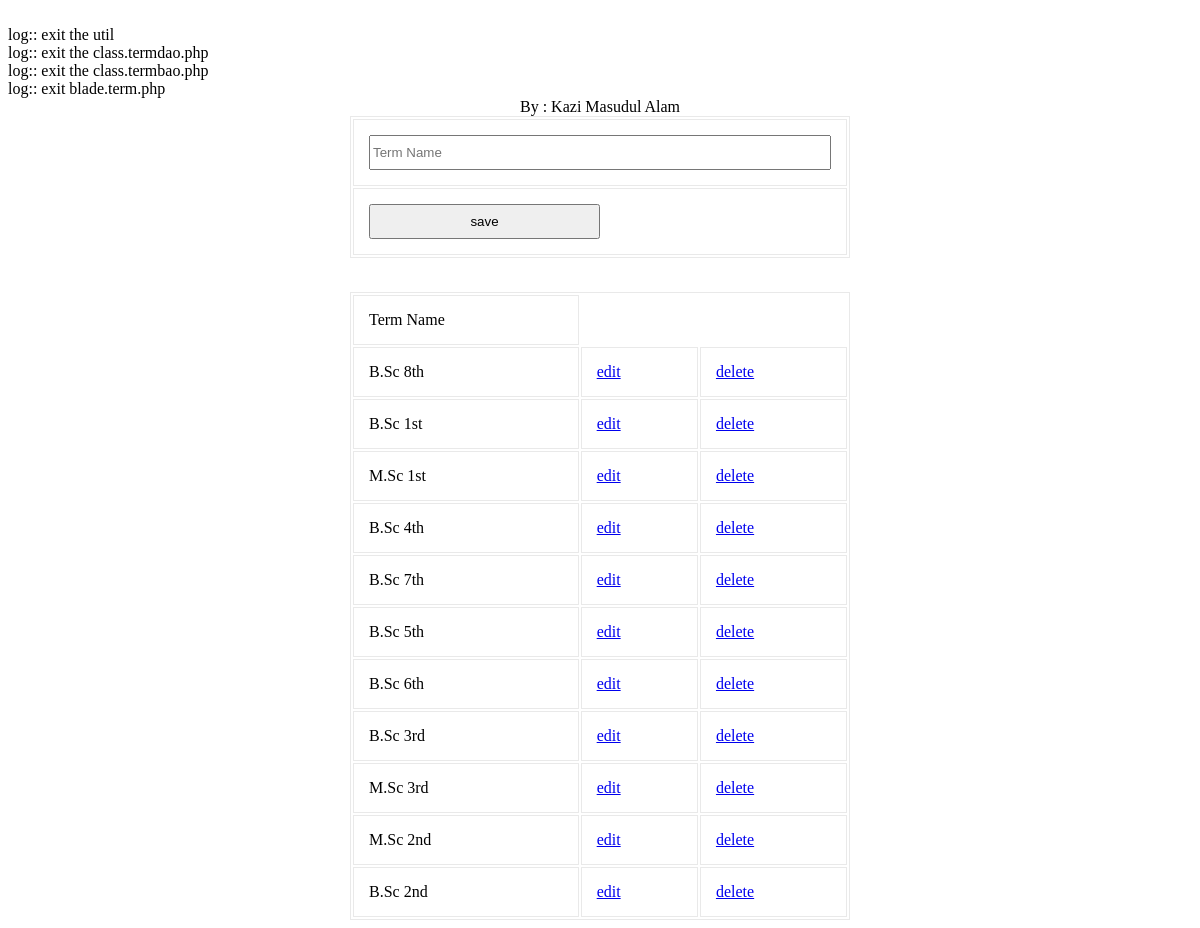
Screenshot of /modules/regs/view.term.php with the database file from the repository.
### tables this page shows
CREATE TABLE `tbl_term` (
  `ID` varchar(40) NOT NULL,
  `Name` varchar(20) NOT NULL
);

### common/class.common.php (called while the page is built, shortened)
<?php
class Result{
    private $_IsSuccess=0;
    private $_ResultObject;
    public function setIsSuccess($IsSuccess){
        $this->_IsSuccess = $IsSuccess;
    }
    public function getIsSuccess(){
        return $this->_IsSuccess;
    }
    public function setResultObject($ResultObject){
        $this->_ResultObject = $ResultObject;
    }
    public function getResultObject(){
        return $this->_ResultObject;
    }
}
class Term{
    private $_ID;
    private $_Name;
    public function setID ( $ID ) {
        $this->_ID = $ID;
    }
    public function getID () {
        return $this->_ID;
    }
    public function setName( $Name ) {
        $this->_Name = $Name;
    }
    public function getName() {
        return $this->_Name;
    }
}
?>

### modules/regs/view.term.php (the view, shortened to what this page needs)
<?php
include_once 'blade/view.term.blade.php';
include_once '/../../common/class.common.php';
?>
<!DOCTYPE html PUBLIC "-//W3C//DTD XHTML 1.0 Transitional//EN" "http://www.w3.org/TR/xhtml1/DTD/xhtml1-transitional.dtd">
<html xmlns="http://www.w3.org/1999/xhtml">
	<head>
		<link rel="stylesheet" href="style.css" type="text/css" />
	</head>
<body>
<center>
	<div id="header">
		<label>By : Kazi Masudul Alam</a></label>
	</div>
	<div id="form">
		<form method="post">
			<table width="100%" border="1" cellpadding="15">
				<tr>
					<td><input type="text" name="txtName" placeholder="Term Name" value="<?php
					if(isset($_GET['edit'])) echo $getROW->getName();  ?>" /></td>
				</tr>
				<tr>
					<td>
						<?php
						if(isset($_GET['edit']))
						{
							?>
							<button type="submit" name="update">update</button>
							<?php
						}
						else
						{
							?>
							<button type="submit" name="save">save</button>
							<?php
						}
						?>
					</td>
				</tr>
			</table>
		</form>
<br />
	<table width="100%" border="1" cellpadding="15" align="center">
	<?php
	$Result = $_TermBAO->getAllTerms();
	if($Result->getIsSuccess()){
		$TermList = $Result->getResultObject();
	?>
		<tr>
			<td>Term Name</td>
		</tr>
		<?php
		for($i = 0; $i < sizeof($TermList); $i++) {
			$Term = $TermList[$i];
			?>
		    <tr>
			    <td><?php echo $Term->getName(); ?></td>
			    <td><a href="?edit=<?php echo $Term->getID(); ?>" onclick="return confirm('sure to edit !'); " >edit</a></td>
			    <td><a href="?del=<?php echo $Term->getID(); ?>" onclick="return confirm('sure to delete !'); " >delete</a></td>
		    </tr>
	    <?php
		}
	}
	else{
		echo $Result->getResultObject();
	}
	?>
	</table>
	</div>
</center>
</body>
</html>

### modules/regs/style.css (style rules this page uses)
#form { width:500px; margin:0px auto; text-align:center; }
#form form input { width:100%; height:35px; }
form button { width:50%; height:35px; }
table,td { border:solid #e9e9e9 1px; }

### rows the page displays
tbl_term: Name "B.Sc 8th"
tbl_term: Name "B.Sc 1st"
tbl_term: Name "M.Sc 1st"
tbl_term: Name "B.Sc 4th"
tbl_term: Name "B.Sc 7th"
tbl_term: Name "B.Sc 5th"
tbl_term: Name "B.Sc 6th"
tbl_term: Name "B.Sc 3rd"
tbl_term: Name "M.Sc 3rd"
tbl_term: Name "M.Sc 2nd"
tbl_term: Name "B.Sc 2nd"
